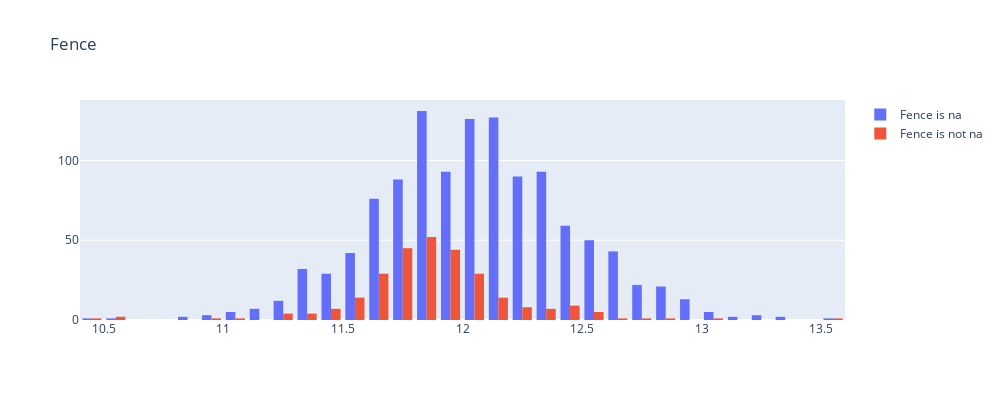
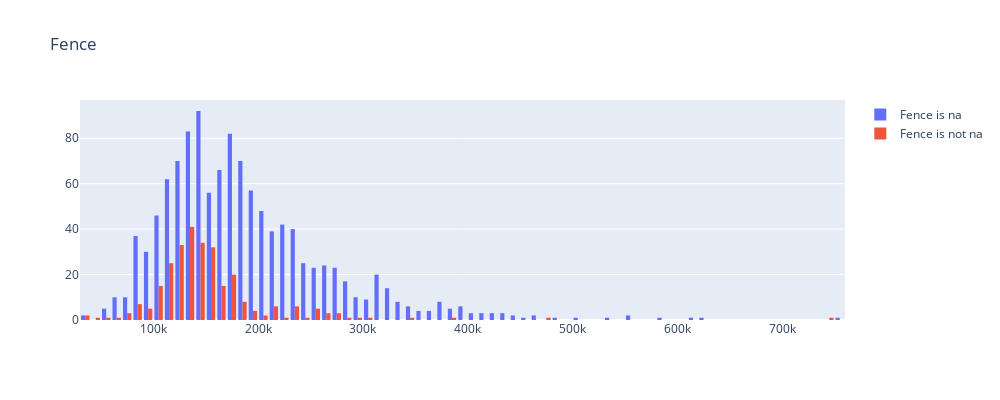

Notebook source saved alongside these figures, in order:
### Markdown cell above
Значение статистики большое &mdash; можно отвергнуть нулевую гипотезу, что данные имеют одинаковое распределение.

Изобразим данные в разрезе признака на графике:

### Code cell
hist('Fence', log=True, nbins=50)
hist('Fence')

### Figure 1 — Plotly figure (JSON) as saved in the notebook; plotly's stock layout.template omitted (floating-point values rounded to 4 significant figures; data arrays with more than 128 entries replaced by an {"elided": "..."} marker saying what was removed)
{"data": [{"name": "Fence is na", "nbinsx": 50, "type": "histogram", "x": {"elided": "1179 float values"}}, {"name": "Fence is not na", "nbinsx": 50, "type": "histogram", "x": {"elided": "281 float values"}}], "layout": {"height": 400, "showlegend": true, "title": {"text": "Fence"}, "width": 1000}}

### Figure 2 — Plotly figure (JSON) as saved in the notebook; plotly's stock layout.template omitted (floating-point values rounded to 4 significant figures; data arrays with more than 128 entries replaced by an {"elided": "..."} marker saying what was removed)
{"data": [{"name": "Fence is na", "nbinsx": 100, "type": "histogram", "x": {"elided": "1179 int values"}}, {"name": "Fence is not na", "nbinsx": 100, "type": "histogram", "x": {"elided": "281 int values"}}], "layout": {"height": 400, "showlegend": true, "title": {"text": "Fence"}, "width": 1000}}
